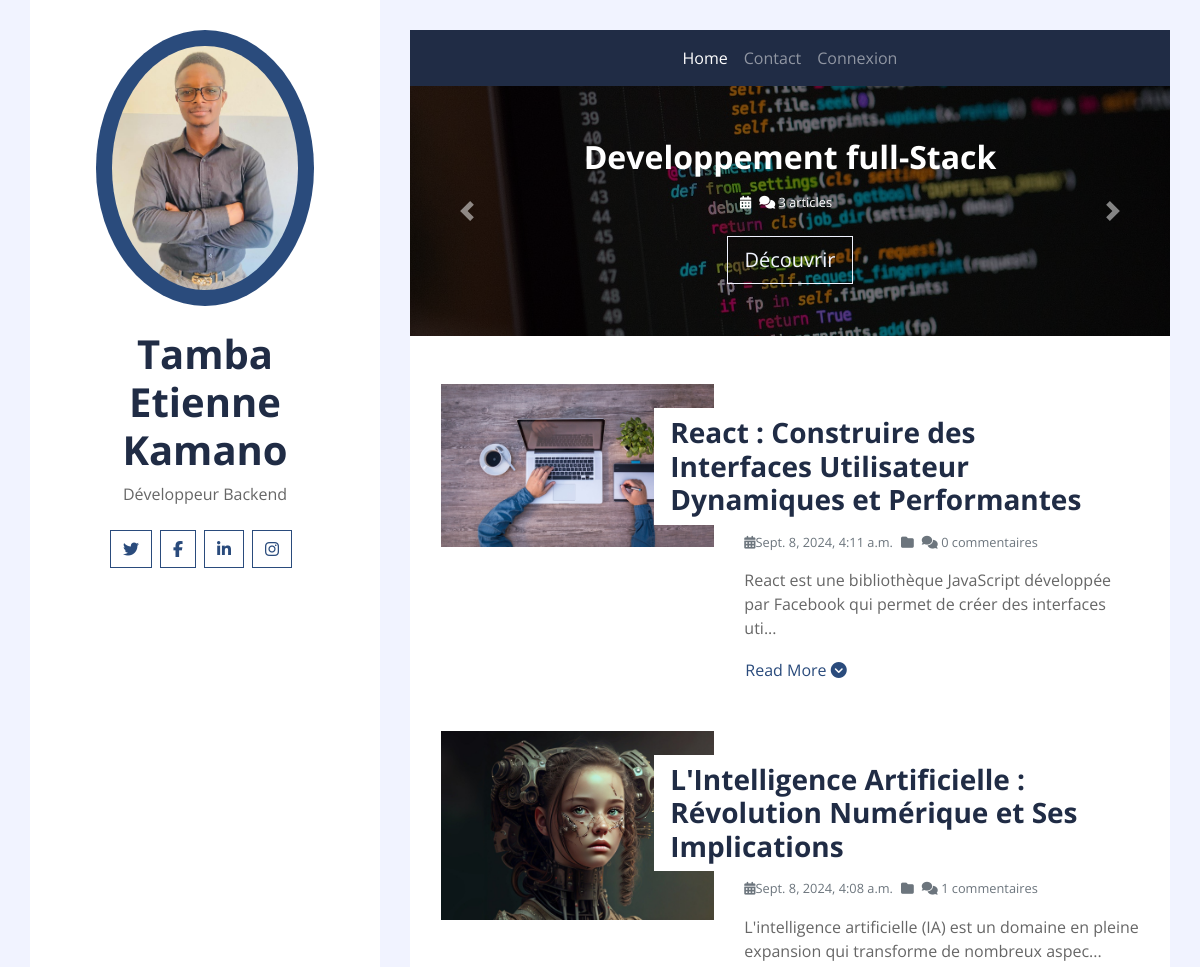
Before: / (upper part) with the older database file.
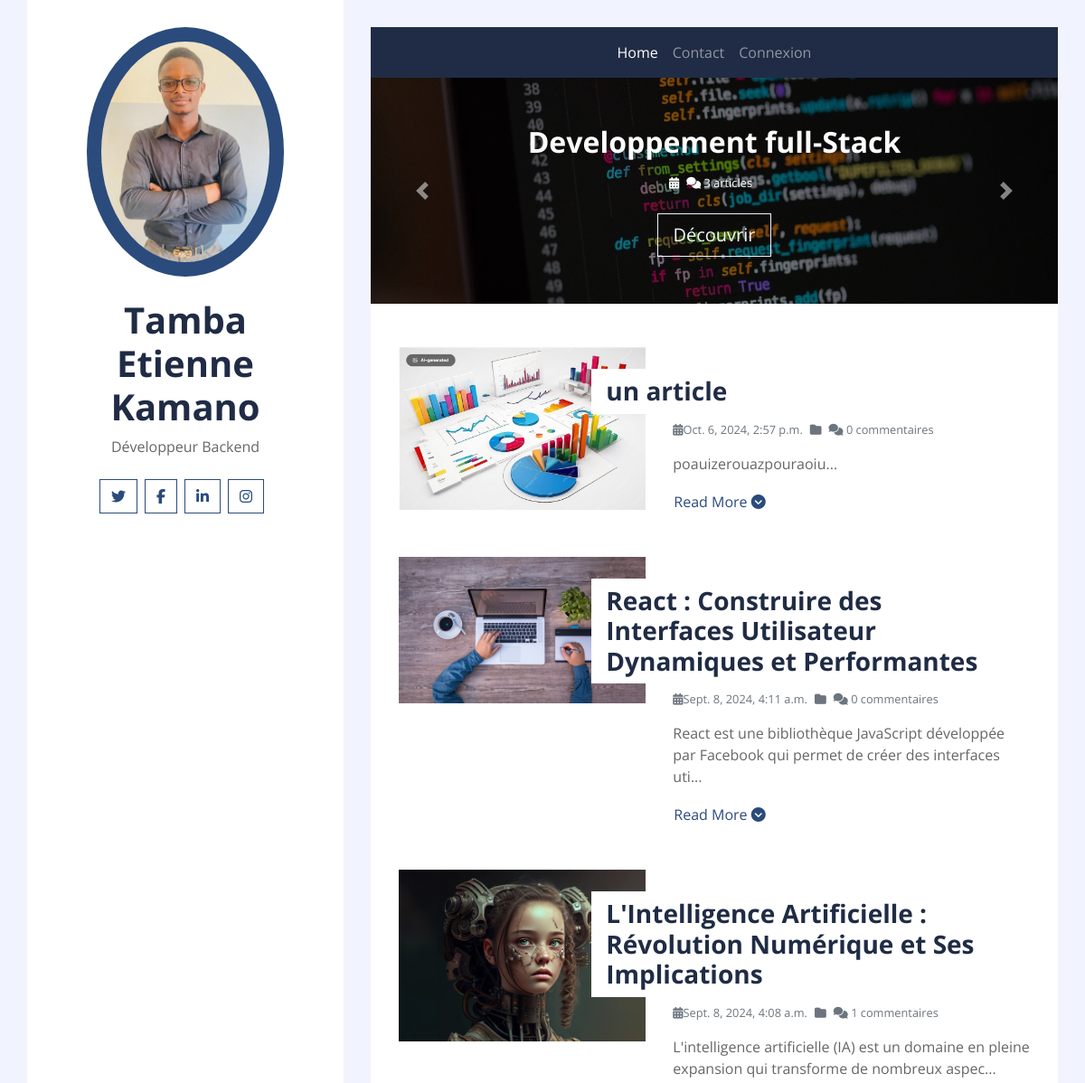
After: the same page with the newer database file.
### blogApp/models.py (models this page shows, shortened)
class Category(models.Model):
    name = models.CharField(max_length = 150)
    image = models.ImageField(upload_to="category_images", height_field=None, width_field=None, max_length=100)
    class Meta:
        verbose_name = ("Category")
        verbose_name_plural = ("Categories")

class Article(models.Model):
    title = models.CharField(max_length = 150)
    content = models.TextField()
    date = models.DateTimeField(auto_now=True, auto_now_add=False)
    image = models.ImageField(upload_to='image-blog', height_field=None, width_field=None, max_length=100)
    category = models.ManyToManyField(Category)
    user = models.ForeignKey(User,on_delete=models.CASCADE)
    class Meta:
        ordering = ('date',)

### blogApp/views.py (the view)
# urls.py: path('', ArticleListCreateView.as_view(), name="home"),
class ArticleListCreateView(View):
    template_name = 'blogApp/index.html'
    success_url = reverse_lazy('home')
    def get(self, request, *args, **kwargs):
        articles = Article.objects.all().order_by('-date')
        form = ArticleForm()
        category = Category.objects.all()
        return render(request, self.template_name, {'articles': articles,
                                                    'form': form,
                                                    'categories':category})

### blogApp/templates/blogApp/index.html (shortened to what this page needs)
{% extends "base.html" %}
{% block containt %}
          {% include "blogApp/_home_partials/carousel_section.html" %}
          {% include "blogApp/_home_partials/bloglist_section.html" %}
{% endblock containt %}

### blogApp/templates/blogApp/_home_partials/carousel_section.html
{% load static %}
<div class="container p-0">
    <div id="blog-carousel" class="carousel slide" data-bs-ride="carousel">
        <div class="carousel-inner">
            {% for category in categories %}
            <div class="carousel-item {% if forloop.first %}active{% endif %}">
                <img  class="w-100" src="{{ category.image.url }}" alt="{{ category.name }}" style="height: 250px; object-fit: cover;">
                <div class="carousel-caption d-flex flex-column align-items-center justify-content-center">
                    <h2 class="mb-3 text-white font-weight-bold">{{ category.name }}</h2>
                    <div class="d-flex text-white">
                        <small class="mr-2"><i class="fa fa-calendar-alt"></i> {{ category.created_at|date:"d-M-Y" }}</small>
                        <small class="mr-2"><i class="fa fa-comments"></i> {{ category.article_set.count }} articles</small>
                    </div>
                    <a href="{{ category.get_absolute_url }}" class="btn btn-lg btn-outline-light mt-4">Découvrir</a>
                </div>
            </div>
            {% endfor %}
        </div>
        <a class="carousel-control-prev" href="#blog-carousel" data-bs-slide="prev">
            <span class="carousel-control-prev-icon"></span>
        </a>
        <a class="carousel-control-next" href="#blog-carousel" data-bs-slide="next">
            <span class="carousel-control-next-icon"></span>
        </a>
    </div>
</div>

### blogApp/templates/blogApp/_home_partials/bloglist_section.html (shortened to what this page needs)
<div class="container bg-white pt-5">
    {% if articles %}
        {% for article in articles %}
            <div class="row blog-item px-3 pb-5">
                <div class="col-md-5">
                    <img class="img-fluid mb-4 mb-md-0" src="{{article.image.url}}" alt="{{article.title}}">
                </div>
                <div class="col-md-7">
                    <h3 class="mt-md-4 px-md-3 mb-2 py-2 bg-white font-weight-bold">{{article.title}}</h3>
                    <div class="d-flex mb-3">
                        <small class="mr-2 text-muted"><i class="fa fa-calendar-alt"></i>{{article.date}}</small>
                        <small class="mr-2 text-muted"><i class="fa fa-folder"></i> {{article.category.fist.name}}</small>
                        <small class="mr-2 text-muted"><i class="fa fa-comments"></i> {{article.comment_set.count}} commentaires</small>
                    </div>
                    <p>
                       {{article.content|slice:':100'}}...
                    </p>
                    <a class="btn btn-link p-0" href="{% url 'detail-article' article.pk %}">Read More <i class="fa-solid fa-circle-chevron-down"></i></a>
                </div>
            </div>
        {% endfor %}
    {% endif %}
</div>

Changed rows visible on the page:
added Article: image (picture), title "un article", date "Oct. 6, 2024, 2:57 p.m.", comment_set.count "0", content "poauizerouazpouraoiu"
